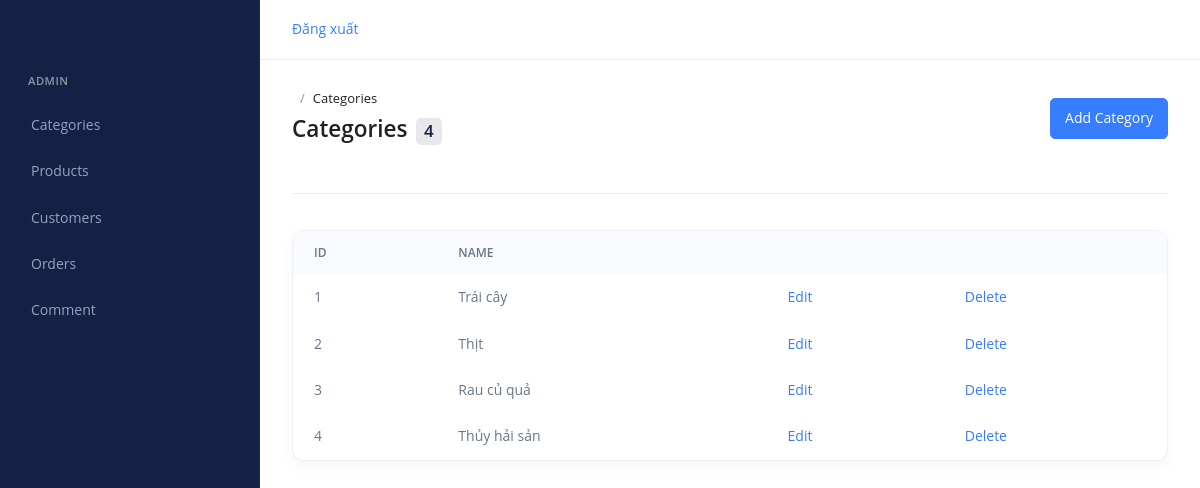
Screenshot of /category/index (signed in) with the database file from the repository.
### tables this page shows
CREATE TABLE `category` (
  `category_id` int(11) NOT NULL,
  `category_name` varchar(255) DEFAULT NULL
);

### core/Controller.php (called while the page is built, shortened)
<?php
    class Controller{
        public function modal($modal){
            return new $modal;
        }
        public function view($view, $data = []){
            require_once "./mvc/views/".$view.".php";
        }
    }
?>

### mvc/controllers/Category.php (called while the page is built, shortened)
<?php
    class Category extends Controller{
        function index(){
            $category = $this->modal("CategoryModal");
            $layout = $this->view("layouts/admin", ["admin_page"=>"admin/categories/index", "admin_header"=>"shared/admin_header", "admin_sidebar"=>"shared/admin_sidebar", "categories"=>$category->getAllCategory()]);
        }
    }
?>

### core/App.php (called while the page is built, shortened)
<?php
    class App{
        protected $action = "index";
        function __construct()
        {
            $url_arr = $this->getURL();
            if(isset($url_arr[0])){
                unset($url_arr[0]);
            }
            $this->page = new $this->page;
            if(isset($url_arr[1])){
                if(method_exists($this->page, $url_arr[1])){
                    $this->action = $url_arr[1];
                }
                unset($url_arr[1]);
            }
            $this->params = $url_arr?array_values($url_arr):[];
            call_user_func_array([$this->page, $this->action], $this->params);
        }
        function getURL(){
            if(isset($_GET["url"])){
                return explode("/", filter_var(trim($_GET["url"])));
            }
        }
    }
?>

### index.php (called while the page is built, shortened)
<?php
    require_once "./core/App.php";
    require_once "./core/Controller.php";
    require_once "./core/Database.php";
    $myApp = new App();
?>

### core/Database.php (called while the page is built, shortened)
<?php
    class Database{
        public $servername = "localhost";
        public $username = "root";
        public $password = "";
        public $dbname = "web212";
        function __construct(){
            $this->con = mysqli_connect($this->servername, $this->username, $this->password, $this->dbname);
        }
    }
?>

### mvc/modals/CategoryModal.php (called while the page is built, shortened)
<?php
    class CategoryModal extends Database{
        public function getAllCategory(){
            $qr = "SELECT * FROM category";
            return mysqli_query($this->con, $qr);
        }
    }
?>

### mvc/views/admin/categories/index.php (the view, shortened to what this page needs)
<div class="page-header">
  <div class="row align-items-center mb-3">
    <div class="col-sm mb-2 mb-sm-0">
      <nav aria-label="breadcrumb">
        <ol class="breadcrumb breadcrumb-no-gutter">
          <li class="breadcrumb-item active" aria-current="page">Categories</li>
        </ol>
      </nav>
      <h1 class="page-header-title">Categories<span class="badge badge-soft-dark ml-2"><?php echo mysqli_num_rows($data["categories"])?></span></h1>
    </div>
    <div class="col-sm-auto">
      <a href="http://localhost/web212/Category/new" class="btn btn-primary">Add Category</a>
    </div>
  </div>
</div>
<div class="card">
  <div class="table-responsive">
    <table class="table table-borderless card-table">
      <thead class="thead-light">
      <tr>
        <th>ID</th>
        <th>Name</th>
        <th colspan="2"></th>
      </tr>
      </thead>
      <tbody>
      <?php
        while($row = mysqli_fetch_array($data["categories"])){
      ?>
        <tr>
          <td><?php echo $row["category_id"] ?></td>
          <td><?php echo $row["category_name"] ?></td>
          <td><a href="http://localhost/web212/Category/edit/<?php echo $row["category_id"] ?>">Edit</td>
          <td><a href="http://localhost/web212/Category/delete/<?php echo $row["category_id"] ?>">Delete</td>
        </tr>
      <?php
        }
      ?>
      </tbody>
    </table>
  </div>
</div>

### rows the page displays
category: category_id "1", category_name "Trái cây"
category: category_id "2", category_name "Thịt"
category: category_id "3", category_name "Rau củ quả"
category: category_id "4", category_name "Thủy hải sản"

### other values shown
mysqli_num_rows($data["categories"]) "4"
